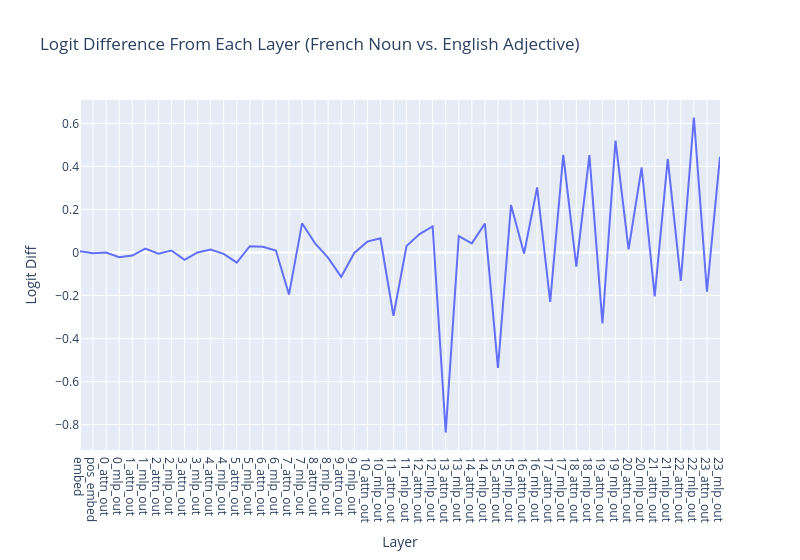

The code cell stored with this chart in its notebook:
### Code cell
plot_logit_differences(
    per_layer_logit_diffs_nounfre_adjeng,
    labels=labels,
    title="Logit Difference From Each Layer (French Noun vs. English Adjective)"
)

### Figure 1 — Plotly figure (JSON) as saved in the notebook; plotly's stock layout.template omitted (floating-point values rounded to 4 significant figures)
{"data": [{"hovertemplate": "Layer=%{x}<br>Logit Diff=%{y}<extra></extra>", "legendgroup": "", "line": {"color": "#636efa", "dash": "solid"}, "marker": {"symbol": "circle"}, "mode": "lines", "name": "", "orientation": "v", "showlegend": false, "type": "scatter", "x": [0, 1, 2, 3, 4, 5, 6, 7, 8, 9, 10, 11, 12, 13, 14, 15, 16, 17, 18, 19, 20, 21, 22, 23, 24, 25, 26, 27, 28, 29, 30, 31, 32, 33, 34, 35, 36, 37, 38, 39, 40, 41, 42, 43, 44, 45, 46, 47, 48, 49], "xaxis": "x", "y": [0.005846, -0.003053, -0.0005963, -0.022, -0.01438, 0.01794, -0.006103, 0.009221, -0.03402, 0.0002175, 0.01334, -0.006447, -0.0474, 0.02917, 0.02674, 0.009266, -0.1957, 0.1355, 0.04256, -0.02496, -0.1129, -0.002411, 0.05036, 0.06575, -0.2943, 0.03009, 0.08559, 0.1209, -0.8367, 0.07644, 0.04263, 0.134, -0.5361, 0.2212, -0.004649, 0.3027, -0.2298, 0.4535, -0.06567, 0.4526, -0.3293, 0.5198, 0.01467, 0.395, -0.204, 0.4354, -0.1317, 0.6274, -0.182, 0.4454], "yaxis": "y"}], "layout": {"hovermode": "x unified", "legend": {"tracegroupgap": 0}, "title": {"text": "Logit Difference From Each Layer (French Noun vs. English Adjective)"}, "width": 800, "xaxis": {"anchor": "y", "domain": [0, 1], "tickmode": "array", "ticktext": ["embed", "pos_embed", "0_attn_out", "0_mlp_out", "1_attn_out", "1_mlp_out", "2_attn_out", "2_mlp_out", "3_attn_out", "3_mlp_out", "4_attn_out", "4_mlp_out", "5_attn_out", "5_mlp_out", "6_attn_out", "6_mlp_out", "7_attn_out", "7_mlp_out", "8_attn_out", "8_mlp_out", "9_attn_out", "9_mlp_out", "10_attn_out", "10_mlp_out", "11_attn_out", "11_mlp_out", "12_attn_out", "12_mlp_out", "13_attn_out", "13_mlp_out", "14_attn_out", "14_mlp_out", "15_attn_out", "15_mlp_out", "16_attn_out", "16_mlp_out", "17_attn_out", "17_mlp_out", "18_attn_out", "18_mlp_out", "19_attn_out", "19_mlp_out", "20_attn_out", "20_mlp_out", "21_attn_out", "21_mlp_out", "22_attn_out", "22_mlp_out", "23_attn_out", "23_mlp_out"], "tickvals": [0, 1, 2, 3, 4, 5, 6, 7, 8, 9, 10, 11, 12, 13, 14, 15, 16, 17, 18, 19, 20, 21, 22, 23, 24, 25, 26, 27, 28, 29, 30, 31, 32, 33, 34, 35, 36, 37, 38, 39, 40, 41, 42, 43, 44, 45, 46, 47, 48, 49], "title": {"text": "Layer"}}, "yaxis": {"anchor": "x", "domain": [0, 1], "title": {"text": "Logit Diff"}}}}
